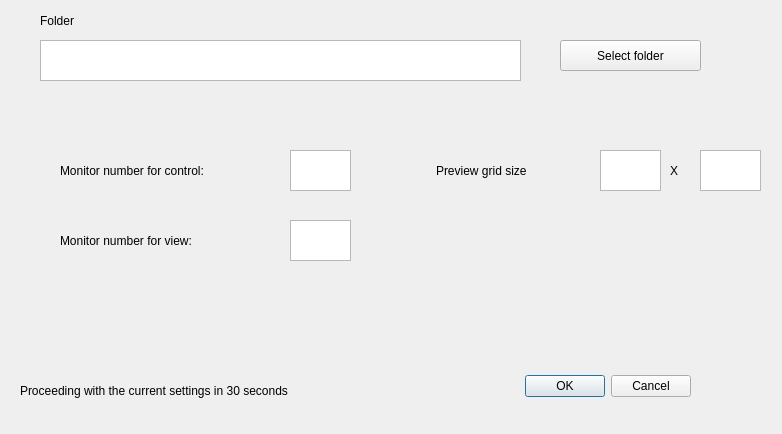
<?xml version="1.0" encoding="UTF-8"?>
<ui version="4.0">
 <class>Config</class>
 <widget class="QDialog" name="Config">
  <property name="geometry">
   <rect>
    <x>0</x>
    <y>0</y>
    <width>782</width>
    <height>434</height>
   </rect>
  </property>
  <property name="windowTitle">
   <string>Dialog</string>
  </property>
  <widget class="QDialogButtonBox" name="buttonBox">
   <property name="geometry">
    <rect>
     <x>350</x>
     <y>370</y>
     <width>341</width>
     <height>32</height>
    </rect>
   </property>
   <property name="orientation">
    <enum>Qt::Horizontal</enum>
   </property>
   <property name="standardButtons">
    <set>QDialogButtonBox::Cancel|QDialogButtonBox::Ok</set>
   </property>
  </widget>
  <widget class="QPushButton" name="Button_FolderSelect">
   <property name="geometry">
    <rect>
     <x>560</x>
     <y>40</y>
     <width>141</width>
     <height>31</height>
    </rect>
   </property>
   <property name="text">
    <string>Select folder</string>
   </property>
  </widget>
  <widget class="QPlainTextEdit" name="plainText_folder">
   <property name="geometry">
    <rect>
     <x>40</x>
     <y>40</y>
     <width>481</width>
     <height>41</height>
    </rect>
   </property>
  </widget>
  <widget class="QPlainTextEdit" name="plainText_GridCols">
   <property name="geometry">
    <rect>
     <x>600</x>
     <y>150</y>
     <width>61</width>
     <height>41</height>
    </rect>
   </property>
  </widget>
  <widget class="QPlainTextEdit" name="plainText_GridRows">
   <property name="geometry">
    <rect>
     <x>700</x>
     <y>150</y>
     <width>61</width>
     <height>41</height>
    </rect>
   </property>
  </widget>
  <widget class="QPlainTextEdit" name="plainText_MonitorControl">
   <property name="geometry">
    <rect>
     <x>290</x>
     <y>150</y>
     <width>61</width>
     <height>41</height>
    </rect>
   </property>
  </widget>
  <widget class="QPlainTextEdit" name="plainText_MonitorView">
   <property name="geometry">
    <rect>
     <x>290</x>
     <y>220</y>
     <width>61</width>
     <height>41</height>
    </rect>
   </property>
  </widget>
  <widget class="QLabel" name="label">
   <property name="geometry">
    <rect>
     <x>60</x>
     <y>160</y>
     <width>221</width>
     <height>22</height>
    </rect>
   </property>
   <property name="text">
    <string>Monitor number for control:</string>
   </property>
  </widget>
  <widget class="QLabel" name="label_2">
   <property name="geometry">
    <rect>
     <x>60</x>
     <y>230</y>
     <width>221</width>
     <height>22</height>
    </rect>
   </property>
   <property name="text">
    <string>Monitor number for view:</string>
   </property>
  </widget>
  <widget class="QLabel" name="label_3">
   <property name="geometry">
    <rect>
     <x>670</x>
     <y>160</y>
     <width>21</width>
     <height>22</height>
    </rect>
   </property>
   <property name="text">
    <string/>
   </property>
  </widget>
  <widget class="QLabel" name="label_ProceedCounter">
   <property name="geometry">
    <rect>
     <x>20</x>
     <y>380</y>
     <width>431</width>
     <height>22</height>
    </rect>
   </property>
   <property name="text">
    <string>Proceeding with the current settings in 30 seconds</string>
   </property>
  </widget>
  <widget class="QLabel" name="label_5">
   <property name="geometry">
    <rect>
     <x>436</x>
     <y>160</y>
     <width>141</width>
     <height>22</height>
    </rect>
   </property>
   <property name="text">
    <string>Preview grid size</string>
   </property>
  </widget>
  <widget class="QLabel" name="label_6">
   <property name="geometry">
    <rect>
     <x>670</x>
     <y>160</y>
     <width>16</width>
     <height>22</height>
    </rect>
   </property>
   <property name="text">
    <string>X</string>
   </property>
  </widget>
  <widget class="QLabel" name="label_4">
   <property name="geometry">
    <rect>
     <x>40</x>
     <y>10</y>
     <width>67</width>
     <height>22</height>
    </rect>
   </property>
   <property name="text">
    <string>Folder</string>
   </property>
  </widget>
 </widget>
 <resources/>
 <connections>
  <connection>
   <sender>buttonBox</sender>
   <signal>accepted()</signal>
   <receiver>Config</receiver>
   <slot>accept()</slot>
   <hints>
    <hint type="sourcelabel">
     <x>248</x>
     <y>254</y>
    </hint>
    <hint type="destinationlabel">
     <x>157</x>
     <y>274</y>
    </hint>
   </hints>
  </connection>
  <connection>
   <sender>buttonBox</sender>
   <signal>rejected()</signal>
   <receiver>Config</receiver>
   <slot>reject()</slot>
   <hints>
    <hint type="sourcelabel">
     <x>316</x>
     <y>260</y>
    </hint>
    <hint type="destinationlabel">
     <x>286</x>
     <y>274</y>
    </hint>
   </hints>
  </connection>
 </connections>
</ui>
